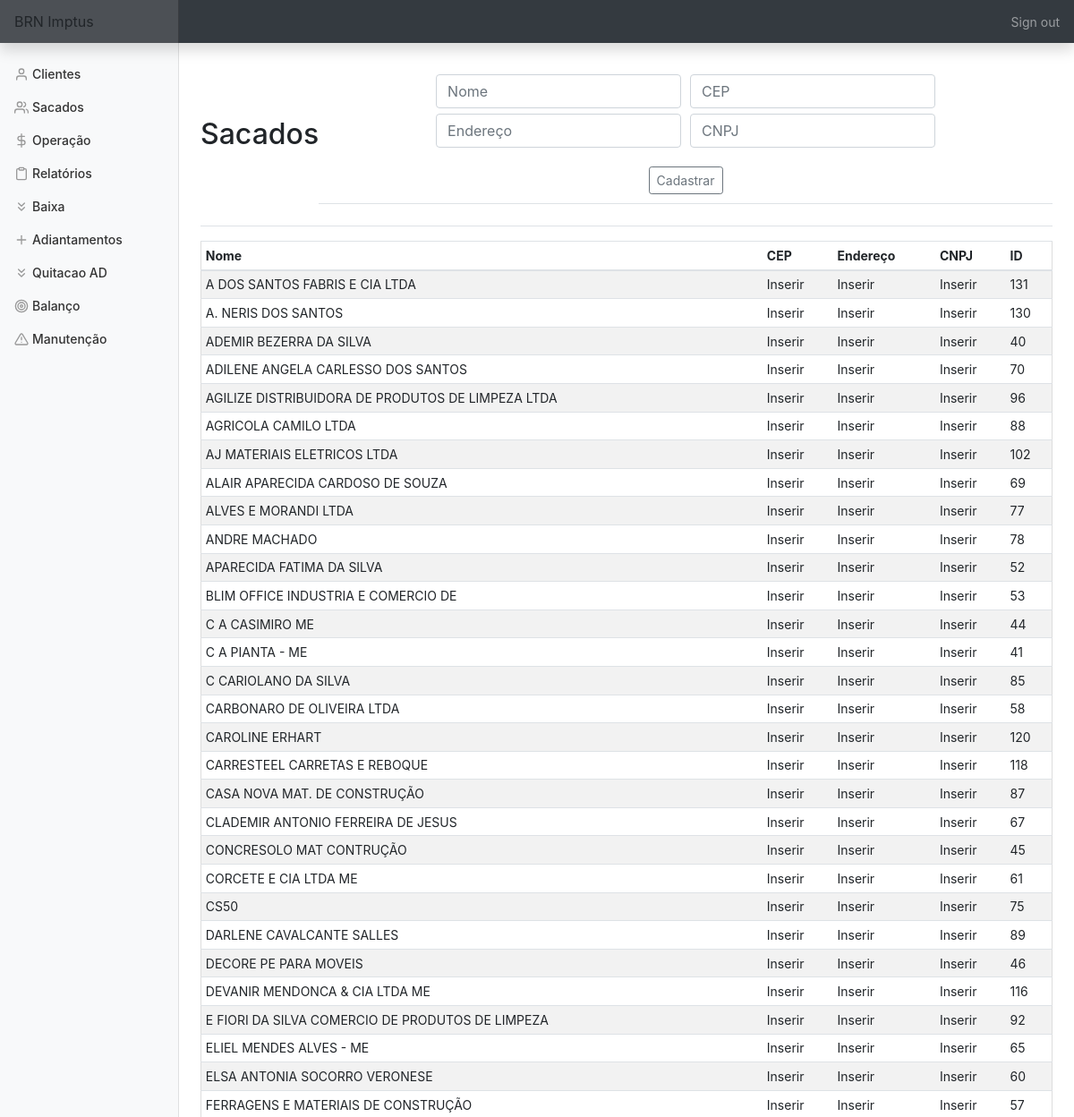
Before: /sacados (signed in, upper part) with the older database file.
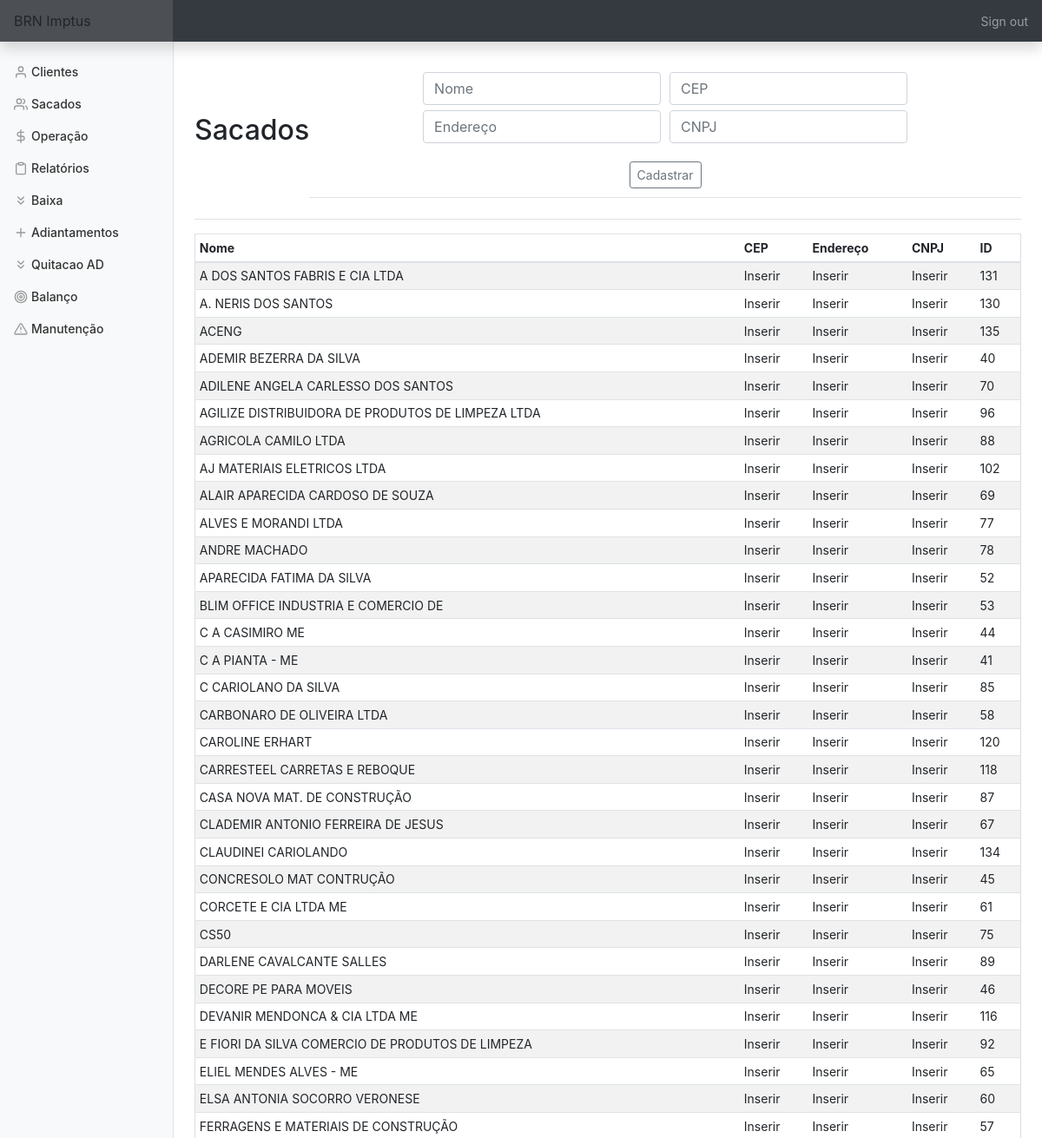
After: the same page with the newer database file.
### tables this page shows
CREATE TABLE sacados (id INTEGER PRIMARY KEY AUTOINCREMENT NOT NULL,
						nome TEXT NOT NULL,
						cep TEXT NOT NULL,
						endereço TEXT NOT NULL, cnpj TEXT);

### app.py (the view, shortened to what this page needs)
@app.route('/sacados', methods=['GET', 'POST'])
@login_required
def sacados():
    con = sqlite3.connect(DATABASE)
    con.row_factory = sqlite3.Row
    cur = con.cursor()
    if request.method == 'GET':
        rows = cur.execute('SELECT * FROM sacados ORDER BY nome')
        rows = cur.fetchall()
        return render_template('sacados.html', rows=rows)

### app.py (called while the page is built)
@app.after_request
def after_request(response):
    response.headers["Cache-Control"] = "no-cache, no-store, must-revalidate"
    response.headers["Expires"] = 0
    response.headers["Pragma"] = "no-cache"
    return response

### helper.py (called while the page is built)
def login_required(f):
    @wraps(f)
    def decorated_function(*args, **kwargs):
        if session.get("user_id") is None:
            return redirect("/login")
        return f(*args, **kwargs)
    return decorated_function

### templates/sacados.html (shortened to what this page needs)
{% extends "layout.html" %}
{% block main %}
    <div class='d-flex justify-content-between flex-warp flex-md-nowrap align-items-center pt-3 pb-2 mb-3 border-bottom'>
        <h1 class='h2'>Sacados</h1>
        <div class='d-flex justify-content-between flex-warp flex-md-nowrap align-items-center pt-3 pb-2 mb-3 border-bottom'>
            <form action='sacados' method='POST'>
                <div class='form-group'>
                    <input name='nome' autofocus class='form-control' placeholder='Nome' type='text' required title='Insira o nome/razão social do sacado' alt='Insira o nome/razão social do sacado'>
                    <input name='cep' autofocus class='form-control' placeholder='CEP' type='number' title='Insira o cep do sacado' alt='Insira o cep do sacado'>
                    <input name='endereco' autofocus class='form-control' placeholder='Endereço' type='text' title='Insira o endereço do sacado' alt='Insira o endereço do sacado'>
                    <input name='cnpj' autofocus class='form-control' placeholder='CNPJ' type='text' title='Insira o cpf/cnpj do sacado' alt='Insira o cpf/cnpj do sacado'>
                </div>
                <button type='submit' class='btn btn-sm btn-outline-secondary'>Cadastrar</button>
            </form>
        </div>
    </div>
    <div class='table-responsive'>
        <table class='table table-striped table-sm'>
            <thead>
                <tr>
                    <th>Nome</th>
                    <th>CEP</th>
                    <th>Endereço</th>
                    <th>CNPJ</th>
                    <th>ID</th>
                </tr>
            </thead>
            <tbody>
                {% for row in rows %}
                    <tr>
                        <td>{{ row['nome'] }}</td>
                        <td>{{ row['cep'] }}</td>
                        <td>{{ row['endereço'] }}</td>
                        <td>{{ row['cnpj'] }}</td>
                        <td>{{ row['id'] }}</td>
                    </tr>
                {% endfor %}
            </tbody>
        </table>
    </div>
{% endblock %}

### templates/layout.html (shortened to what this page needs)
<!DOCTYPE html>
    <html lang="pt-br">
        <head>
            <link rel="stylesheet" href="https://stackpath.bootstrapcdn.com/bootstrap/4.5.2/css/bootstrap.min.css">
            <link href="https://maxcdn.bootstrapcdn.com/bootstrap/4.1.3/css/bootstrap.min.css" rel="stylesheet">
            <link href="/static/styles.css" rel="stylesheet">
        </head>
        <body>
            <nav class='navbar navbar-dark sticky-top bg-dark felx-md-nowrap p-0 shadow'>
                <a class='navbar-brand col-md-3 col-lg-2 mr-0 px-3'>BRN Imptus</a>
                {% if session.user_id %}
                <ul class='navbar-nav px-3'>
                    <li class='nav-item text-nowrap'>
                        <a class='nav-link' href='/logout'>Sign out</a>
                    </li>
                </ul>
                {% endif %}
            </nav>
            <div class='container-fluid'>
                <div class='row'>
                    {% if session.user_id %}
                    <nav id='sidebarMenu' class='col-md-3 col-lg-2 d-md-block bg-light sidebar collapse'>
                        <div class='sidebar-sticky pt-3'>
                            <ul class='nav flex-column'>
                                <li class='nav-item'><a class='nav-link' href='/clientes'><span data-feather='user'></span>Clientes</a></li>
                                <li class='nav-item'><a class='nav-link' href='/sacados'><span data-feather='users'></span>Sacados</a></li>
                                <li class='nav-item'><a class='nav-link' href='/preparacao'><span data-feather='dollar-sign'></span>Operação</a></li>
                                <li class='nav-item'><a class='nav-link' href='/relatorios'><span data-feather='clipboard'></span>Relatórios</a></li>
                                <li class='nav-item'><a class='nav-link' href='/baixa'><span data-feather='chevrons-down'></span>Baixa</a></li>
                                <li class='nav-item'><a class='nav-link' href='/adiantamentos'><span data-feather='plus'></span>Adiantamentos</a></li>
                                <li class='nav-item'><a class='nav-link' href='/quitacao'><span data-feather='chevrons-down'></span>Quitacao AD</a></li>
                                <li class='nav-item'><a class='nav-link' href='/balanco'><span data-feather='target'></span>Balanço</a></li>
                                <li class='nav-item'><a class='nav-link' href='/manutencao'><span data-feather='alert-triangle'></span>Manutenção</a></li>
                            </ul>
                        </div>
                    </nav>
                    {% endif %}
                </div>
            </div>
            <main role='main' class='col-md-9 ml-sm-auto col-lg-10 px-md-4'>
                {% block main %}
                {% endblock %}
            </main>
        </body>
    </html>

### static/styles.css (style rules this page uses)
main .form-control { display: inline-block; width: auto; margin: 3px; }
main { overflow-x: auto; text-align: center; }
main table { text-align: left; border-collapse: collapse; border-spacing: 0; width: 100%; border: 1px solid #ddd; }
main table td, th { text-align: left; padding: 16px; }
button { margin: 2px; }
body { font-size: .875rem; height:100%; }
.feather { width: 16px; height: 16px; vertical-align: text-bottom; }
.sidebar { position: fixed; top: 0; bottom: 0; left: 0; z-index: 100; padding: 48px 0 0; box-shadow: inset -1px 0 0 rgba(0, 0, 0, .1); }
.sidebar-sticky { position: relative; top: 0; height: calc(100vh - 48px); padding-top: .5rem; overflow-x: hidden; overflow-y: auto; }
.sidebar .nav-link { font-weight: 500; color: #333; }
.sidebar .nav-link .feather { margin-right: 4px; color: #999; }
.navbar-brand { padding-top: .75rem; padding-bottom: .75rem; font-size: 1rem; background-color: rgba(201, 195, 195, 0.158); box-shadow: inset -1px 0 0 rgba(0, 0, 0, .25); }

Changed rows visible on the page:
added sacados: nome "ACENG", cep "Inserir", endereço "Inserir", cnpj "Inserir", id "135"
added sacados: nome "CLAUDINEI CARIOLANDO", cep "Inserir", endereço "Inserir", cnpj "Inserir", id "134"
